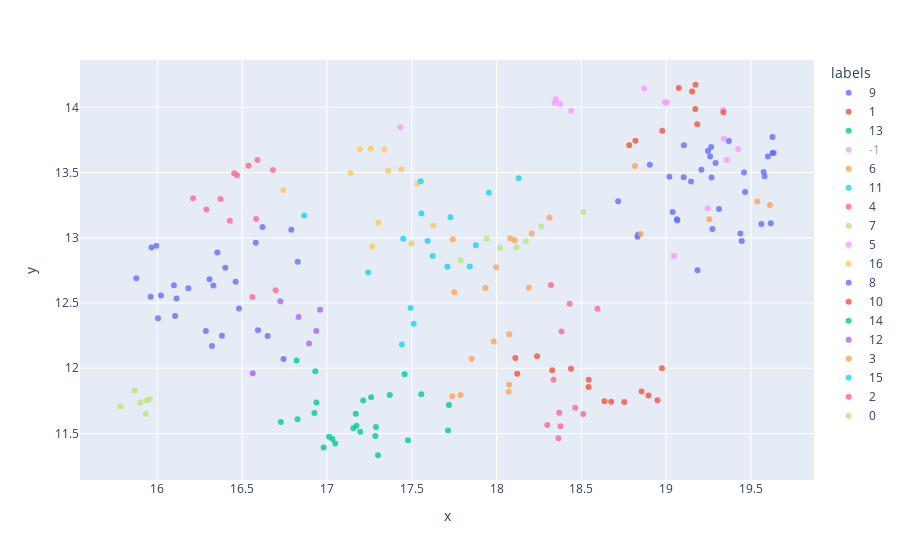

Notebook cell for this chart:
### Code cell
scatter_plot(two_weeks_res[7])

### Figure 1 — Plotly figure (JSON) as saved in the notebook; plotly's stock layout.template omitted (floating-point values rounded to 4 significant figures)
{"data": [{"customdata": [["2020-09-09"], ["2020-09-09"], ["2020-09-09"], ["2020-09-09"], ["2020-09-09"], ["2020-09-09"], ["2020-09-09"], ["2020-09-09"], ["2020-09-09"], ["2020-09-09"], ["2020-09-09"], ["2020-09-09"], ["2020-09-09"], ["2020-09-09"], ["2020-09-09"], ["2020-09-09"], ["2020-09-09"], ["2020-09-09"], ["2020-09-09"], ["2020-09-09"], ["2020-09-09"], ["2020-09-09"], ["2020-09-09"], ["2020-09-09"], ["2020-09-09"], ["2020-09-09"], ["2020-09-09"], ["2020-09-09"], ["2020-09-09"], ["2020-09-09"], ["2020-09-09"], ["2020-09-09"], ["2020-09-09"]], "hovertemplate": "<b>%{hovertext}</b><br><br>labels=9<br>x=%{x}<br>y=%{y}<br>created_at=%{customdata[0]}<extra></extra>", "hovertext": ["Werder Bremen: Für Dieter Burdenski ist Florian Kohfeldt kein fertiger Trainer  -Bundesliga -Bild.de", "DFB-Pokal: Klubs lassen Zuschauer rein - So viele Fans dürfen die Kracher sehen  -Fussball -Bild.de", "Saisonstart in Gefahr: Hoffenheim-Kapitän Hübner bricht Training ab *** BILDplus Inhalt ***  -Bundesliga -Bild.de", "Chemie-Leipzig--Sportchef Andy Müller: Wir sind ein unbequemer Gegner  -Fussball -Bild.de", "HFC ohne Doppelspitze - Schnorrenbergs Sturm-Strategie  -Fussball -Bild.de", "Hannover 96: Wird Fredrik Ulvestad der neue Sechser?  -2. Bundesliga -Bild.de", "3. Liga! Starke erklärt Wechsel: „Zwickau ist ein Neuanfang für mich“  -Fussball -Bild.de", "3.Liga: DFB-Pokal mit Magdeburg: Brünker: Überstunden fürs erste Tor  -3. Liga -Bild.de", "FC Carl Zeiss Jena: Jena-Sportchef Werner war Bremens Angstgegner  -Fussball -Bild.de", "3. Liga: Ingolstadt-Stürmer zum FSV! Zwickau leiht Wolfram aus  -Fussball -Bild.de", "Hannover 96 ist bei Wettanbietern Top-Favorit für den Aufstieg  -2. Bundesliga -Bild.de", "Fortuna Düsseldorf: Dawid Kownacki wankt nach Corona-Infek  -Bundesliga -Bild.de", "Fortuna Düsseldorf: Kenan Karaman trainiert allein  -Bundesliga -Bild.de", "HSV: Pokal in Dresden mit Simon Terodde, aber ohne Jan Gyamerah  -2. Bundesliga -Bild.de", "Mainz-Versprechen vor Pokal-Start: Havelse wird kein zweites Lautern!  -Bundesliga -Bild.de", "VfB Stuttgart: Noch kein Spiel, aber zwei Comebacks: Kämpfer Kempf!  -2. Bundesliga -Bild.de", "Lionel Messi: Superstar trainiert wieder mit dem FC Barcelo  -Fussball -Bild.de", "Vor dem Spiel beim KSC - Das sind Unions 5 Trümpfe im Pokal  -Bundesliga -Bild.de", "HSV: Von Käpt'n bis Kühne – Die vier heißen Fragen  -2. Bundesliga -Bild.de", "Erdogan zurück auf dem Platz: „Ab sofort zählt nur Preußen!“  -Fussball -Bild.de", "Hannover 96: Kingsley Schindler droht Pokal-Aus in Würzburg  -2. Bundesliga -Bild.de", "FC Bayern: Trainer Hansi Flick fordert Verstärkung für neue Saison!  -Bundesliga -Bild.de", "Cristiano Ronaldo: Portugal-Star vermisst es, ausgepfiffen zu werden  -Fussball -Bild.de", "Waldhof Mannheim - Boyamba der nächste Neue!  -Fussball -Bild.de", "Nach 100. Tor von CR7: So gratuliert ihm Fußball-Europa  -Fussball -Bild.de", "FC Bayern: Metallica gratuliert den Bayern zum Triple  -Bundesliga -Bild.de", "Rückpass-Klops – Hansa-Trainer Härtel: „Passiert so nicht noch mal“  -Fussball -Bild.de", "David Nemeth kommt aus Mattersburg: Das hat Mainz mit diesem Ösi vor!  -Bundesliga -Bild.de", "Luka Romero (15): Spanien kämpft um Argentinien-Talent  -Fussball -Bild.de", "VfB Stuttgart: Kein Geld für González-Ersatz: So plant der VfB jetz  -2. Bundesliga -Bild.de", "FC Oberneuland: Trikot-Boom bei Bremer Regionalligisten wegen Haris Ibrahimovic  -Fussball -Bild.de", "Ex-Hertha-Star Kalou spricht Klartext: Was Klinsmann  nicht kann *** BILDplus Inhalt ***  -Bundesliga -Bild.de", "FC St. Pauli: Das Ryo-Rätsel - Flitzer Miyiachi wird einfach nicht fit  -2. Bundesliga -Bild.de"], "legendgroup": "9", "marker": {"color": "#636efa", "opacity": 0.8, "symbol": "circle"}, "mode": "markers", "name": "9", "orientation": "v", "showlegend": true, "type": "scatter", "x": [19.62, 19.18, 19.57, 19.45, 19.21, 19.26, 19.46, 19.06, 19.56, 19.29, 18.83, 19.27, 19.1, 18.83, 19.04, 19.58, 19.37, 19.15, 19.07, 19.27, 18.72, 19.25, 19.63, 19.1, 19.63, 19.6, 19.44, 19.26, 19.63, 19.46, 18.9, 19.31, 19.02], "xaxis": "x", "y": [13.11, 12.75, 13.5, 12.97, 13.52, 13.7, 13.35, 13.14, 13.1, 13.57, 13.02, 13.07, 13.46, 13.01, 13.2, 13.47, 13.74, 13.43, 13.13, 13.46, 13.28, 13.67, 13.65, 13.71, 13.65, 13.62, 13.03, 13.62, 13.77, 13.5, 13.56, 13.22, 13.47], "yaxis": "y"}, {"customdata": [["2020-09-09"], ["2020-09-09"], ["2020-09-09"], ["2020-09-09"], ["2020-09-09"], ["2020-09-09"], ["2020-09-09"], ["2020-09-09"], ["2020-09-09"], ["2020-09-09"], ["2020-09-09"], ["2020-09-09"], ["2020-09-09"], ["2020-09-09"]], "hovertemplate": "<b>%{hovertext}</b><br><br>labels=1<br>x=%{x}<br>y=%{y}<br>created_at=%{customdata[0]}<extra></extra>", "hovertext": ["Das Sommerhaus der Stars: „Wir sind im Krankenhaus für Geisteskranke“  -TV -Bild.de", "BILD zeigt die Aufnahmen: Politiker-Enkel hat Sex bei „Love Island“! *** BILDplus Inhalt ***  -TV -Bild.de", "Laura Müller: Filter oder Filler? Das sagt der Beauty-Doc!  -Leute -Bild.de", "Ilka Petersen und ihr zuckersüßer Wecker - Baby Aurelia da!  -Hamburg -Bild.de", "Mandy Bork: Heidi Klums Vize-Topmodel hat geheiratet  -Leute -Bild.de", "„Kampf der Realitystars“-Finale: Cathy Hummels über Tops und Flops *** BILDplus Inhalt ***  -TV -Bild.de", "Kate Merlan: Ich will (Leih-)Mutter für schwules TV-Paar werden *** BILDplus Inhalt ***  -Leute -Bild.de", "Katie Holmes: Wen sie hier knutscht  -Leute -Bild.de", "„Sommerhaus der Stars“: Dieses Paar trennt sich noch in diesem Jahr! *** BILDplus Inhalt ***  -TV -Bild.de", "Sie soll arbeiten statt shoppen - Verlobter dreht Blanco Geldhahn zu  -Hamburg -Bild.de", "Trash-TV in Peine - Partner-Tipps von Berti Wollersheim  -Hannover -Bild.de", "Geld, Luxus-Uhr, Gold-Handy: Bordell-Besitzer von Bar-Dame beklaut  -Hamburg -Bild.de", "Eifersucht, Streit, Trennung - Tränenflut bei „Love Island“  -TV -Bild.de", "Kim kündigt Ende nach 14 Jahren an - Aus für „Keeping up with the Kardashians“  -Leute -Bild.de"], "legendgroup": "1", "marker": {"color": "#EF553B", "opacity": 0.8, "symbol": "circle"}, "mode": "markers", "name": "1", "orientation": "v", "showlegend": true, "type": "scatter", "x": [18.11, 18.64, 18.44, 18.24, 18.97, 18.9, 18.75, 18.68, 18.95, 18.54, 18.33, 18.12, 18.54, 18.85], "xaxis": "x", "y": [12.08, 11.75, 12.0, 12.09, 12.0, 11.79, 11.74, 11.74, 11.76, 11.91, 11.98, 11.96, 11.86, 11.82], "yaxis": "y"}, {"customdata": [["2020-09-09"], ["2020-09-09"], ["2020-09-09"], ["2020-09-09"], ["2020-09-09"], ["2020-09-09"], ["2020-09-09"], ["2020-09-09"], ["2020-09-09"], ["2020-09-09"], ["2020-09-09"], ["2020-09-09"]], "hovertemplate": "<b>%{hovertext}</b><br><br>labels=13<br>x=%{x}<br>y=%{y}<br>created_at=%{customdata[0]}<extra></extra>", "hovertext": ["Im Mutterleib Infiziert? - Mein Baby hat Corona-Antikörper! *** BILDplus Inhalt ***  -Bild.de", "Coronavirus in Schweden: Nur noch 13 Corona-Kranke auf Intensivstationen  -Politik Ausland -Bild.de", "Corona-Impfstoff-Schock! Können wir noch dieses Jahr geimpft werden? *** BILDplus Inhalt ***  -Politik Inland -Bild.de", "Corona: Reisewarnungen für Prag und Genf verhängt  -News Inland -Bild.de", "Neue Untersuchung: Wie sicher sind die Corona-Einreise-Tests wirklich?  -Gesundheit -Bild.de", "Corona-Impf-Studie gestoppt: Was genau bedeutet diese Unterbrechung? *** BILDplus Inhalt ***  -Ratgeber -Bild.de", "Nach Corona-Ausbruch: Justiz ermittelt wegen fahrlässiger Tötung  -Bremen -Bild.de", "Alles zur Pandemie im Norden - 35 neue Corona-Fälle in Hamburg  -Hamburg -Bild.de", "Für 160 Länder - Pauschale Reisewarnung wird aufgehoben  -Wirtschaft -Bild.de", "Pandemie : RKI und Gesundheitsämter suchen Mitarbeiter   -Politik -Bild.de", "Hypotonie: Deshalb sollten Sie auch mit niedrigem Blutdruck zum Arzt *** BILDplus Inhalt ***  -Ratgeber -Bild.de", "36 Schüler in Quarantäne - Corona-Chaos nach verspätetem Test-Ergebnis  -Hannover -Bild.de"], "legendgroup": "13", "marker": {"color": "#00cc96", "opacity": 0.8, "symbol": "circle"}, "mode": "markers", "name": "13", "orientation": "v", "showlegend": true, "type": "scatter", "x": [17.05, 16.98, 17.29, 16.73, 17.01, 17.2, 16.93, 16.83, 17.03, 16.94, 17.17, 16.93], "xaxis": "x", "y": [11.42, 11.39, 11.48, 11.59, 11.48, 11.51, 11.98, 11.61, 11.46, 11.74, 11.56, 11.66], "yaxis": "y"}, {"customdata": [["2020-09-09"], ["2020-09-09"], ["2020-09-09"], ["2020-09-09"], ["2020-09-09"], ["2020-09-09"], ["2020-09-09"], ["2020-09-09"], ["2020-09-09"], ["2020-09-09"], ["2020-09-09"], ["2020-09-09"], ["2020-09-09"], ["2020-09-09"], ["2020-09-09"], ["2020-09-09"], ["2020-09-09"], ["2020-09-09"], ["2020-09-09"], ["2020-09-09"], ["2020-09-09"], ["2020-09-09"], ["2020-09-09"], ["2020-09-09"], ["2020-09-09"]], "hovertemplate": "<b>%{hovertext}</b><br><br>labels=-1<br>x=%{x}<br>y=%{y}<br>created_at=%{customdata[0]}<extra></extra>", "hovertext": ["Beckenbauer über den Tod seines Sohnes: „Der größte Verlust in meinem Leben“ *** BILDplus Inhalt ***  -Bundesliga -Bild.de", "FC St. Pauli: Rodrigo Zalazar macht es beim Freistoß wie Ronaldo  -2. Bundesliga -Bild.de", "Boxen: Magdeburger bekommt WM-Kampf – Deines fordert K.o.-Riese heraus  -Boxen -Bild.de", "FC St. Pauli: Kein Bahnhof, große Ziele: So gefährlich ist Elversberg  -2. Bundesliga -Bild.de", "FCN: Radiolegende Günther Koch verlässt den Aufsichtsrat  -2. Bundesliga -Bild.de", "Erste Hilfe - MP Hans übt Herz-Druck-Massage  -Saarland -Bild.de", "Landtag Sachsen: Führungswechsel bei CDU-Fraktion  -Dresden -Bild.de", "Borussia Mönchengladbach: Edel-Fan vorm Stadion-Comeback  -Bundesliga -Bild.de", "Novak Djokovic: Ober-Schiri verrät, was ihn Djokovic fragte *** BILDplus Inhalt ***  -Sport-Mix -Bild.de", "München erlässt neue Verfügung - HIER gilt das neue Alkoholverbot  -München -Bild.de", "NFL: „Vollmer und Kuhn“-Show ist der Football-Podcast von BILD  -American Football -Bild.de", "Vor der Südküste Norwegens: Deutsches Kriegsschiff nach 80 Jahren gefunden  -News Ausland -Bild.de", "Brexit: „Das ist Müll“ – Schotten-Revolte gegen Boris Johnson  -Politik Ausland -Bild.de", "Kölner Fernbusfirma einigt sich mit Telekom : Pinkbus wird mehr lila  -Köln -Bild.de", "Zverevs Tennis-Schlacht bei US Open: Nach diesem Moment wurde alles anders  -Sport-Mix -Bild.de", "Zeugen des Halle-Attentats sagen aus - Gast schrie: „Raus hier, der erschießt uns sonst alle“  -Sachsen-Anhalt -Bild.de", "Bluttat in U-Boot - Peter Madsen gesteht Mord Journalistin Kim Wall  -News Ausland -Bild.de", "US Open: Ohne Weltranglistenpunkte ins Viertelfinale: das Wunder Pironkova  -Sport-Mix -Bild.de", "Um 11 Uhr heulen die Siren - Probealarm am Donnerstag in ganz Deutschland  -News Inland -Bild.de", "Böcklerpark löst Görlitzer Park ab: Berlins neuer Drogen-Hotspot  -Berlin -Bild.de", "Rikscha-Fahrer vor Gericht: 150 Euro Strafe für eine Flasche Bier  -München -Bild.de", "Euskirchen: Dieb klaut gegrillte Enten und Würstchen  -Köln -Bild.de", "Landes-Kampagne: Treckerfahrer Günther nimmt Corona auf die Schippe  -Hannover -Bild.de", "Tennis: Naomi Osaka ohne Mühe im Halbfinale der US Open  -Sport-Mix -Bild.de", "Bohr-Stopp vor Florida  - Donald, der Naturschützer!  -Politik Ausland -Bild.de"], "legendgroup": "-1", "marker": {"color": "#ab63fa", "opacity": 0.8, "symbol": "circle"}, "mode": "markers", "name": "-1", "orientation": "v", "showlegend": true, "type": "scatter", "visible": "legendonly", "x": [18.67, 19.52, 19.09, 18.09, 18.6, 17.51, 18.57, 18.9, 19.27, 17.17, 18.89, 17.91, 17.21, 17.77, 19.31, 16.99, 17.84, 19.4, 16.76, 17.18, 16.99, 17.3, 17.54, 19.34, 18.49], "xaxis": "x", "y": [14.03, 13.11, 13.77, 12.98, 13.76, 12.58, 13.39, 13.68, 13.4, 12.76, 12.8, 12.49, 13.41, 12.93, 13.42, 12.88, 12.55, 13.26, 11.98, 12.61, 13.47, 12.31, 12.24, 13.2, 13.18], "yaxis": "y"}, {"customdata": [["2020-09-09"], ["2020-09-09"], ["2020-09-09"], ["2020-09-09"], ["2020-09-09"], ["2020-09-09"], ["2020-09-09"], ["2020-09-09"], ["2020-09-09"], ["2020-09-09"], ["2020-09-09"], ["2020-09-09"], ["2020-09-09"], ["2020-09-09"]], "hovertemplate": "<b>%{hovertext}</b><br><br>labels=6<br>x=%{x}<br>y=%{y}<br>created_at=%{customdata[0]}<extra></extra>", "hovertext": ["BVB: 7 Spieler sind gesetzt! Die Startelf-Chancen der Dortmund-Stars *** BILDplus Inhalt ***  -Bundesliga -Bild.de", "Saarbrückens Uaferro - „Ich will meine Tochter stolz machen\"  -Fussball -Bild.de", "Frankfurter Bäder-Offensive: 40 Millionen Euro für Schwimmbäder  -Frankfurt -Bild.de", "Wahl-Saarländer Reiner Calmund: Fast wäre „Calli“ Musiker geworden  -Saarland -Bild.de", "Garzweiler II: Verfassungsbeschwerde – Bewohner wollen Tagebau stoppen  -Politik Inland -Bild.de", "Positionspapier präsentiert - CDU-Plan für die City-Zukunft  -Bremen -Bild.de", "Weil Verdi nicht mitspielt - VerkaufsZOFFene Sonntage  -Hannover -Bild.de", "OB Henriette Reker: „Klimaneutrales Köln will ich noch erleben“  -Köln -Bild.de", "Wetter in Deutschland: Hoch Kevin rockt das Thermometer auf 35 Grad  -News -Bild.de", "SGD: Dynamos Löwe heiß auf Saisonstart  -2. Bundesliga -Bild.de", "Luftnummer?: Schon 2025 sollen Flugtaxis über NRW fliegen  -Düsseldorf -Bild.de", "Weltraumbahnhof in der Nordsee: Die Kosten sind überschaubar  -Wirtschaft -Bild.de", "Mega-Murks im Industriegebiet - Hilferuf der Billbrook-Bosse  -Hamburg -Bild.de", "Düsseldorf: OB-Kandidat Stefan Engstfelds (Grüne) 10 wichtigste Wahlversprechen *** BILDplus Inhalt ***  -Düsseldorf -Bild.de"], "legendgroup": "6", "marker": {"color": "#FFA15A", "opacity": 0.8, "symbol": "circle"}, "mode": "markers", "name": "6", "orientation": "v", "showlegend": true, "type": "scatter", "x": [18.82, 19.61, 18.19, 19.54, 17.74, 18.0, 17.75, 18.21, 18.85, 19.25, 18.11, 18.08, 17.93, 18.31], "xaxis": "x", "y": [13.55, 13.25, 12.62, 13.28, 12.99, 12.77, 12.58, 13.03, 13.03, 13.14, 12.98, 13.0, 12.61, 13.15], "yaxis": "y"}, {"customdata": [["2020-09-09"], ["2020-09-09"], ["2020-09-09"], ["2020-09-09"], ["2020-09-09"], ["2020-09-09"], ["2020-09-09"], ["2020-09-09"], ["2020-09-09"]], "hovertemplate": "<b>%{hovertext}</b><br><br>labels=11<br>x=%{x}<br>y=%{y}<br>created_at=%{customdata[0]}<extra></extra>", "hovertext": ["SPD: Olaf Scholz wegen Cum-Ex-Skandal und Protz-Kita in Erklärungsnöten  -Politik Inland -Bild.de", "Von Warhol portraitiert: Kunst-Milliardär Erich Marx tot  -Leute -Bild.de", "Dresden: Jobcenter schreibt Totem, dass er tot ist  -Dresden -Bild.de", "Kandidat bedroht: Markkleeberg-Wahlkampf jetzt Fall für Staatsschutz!  -Leipzig -Bild.de", "Mieser Wahlkampf in Mönchengladbach - OB-Kandidat für tot erklärt! *** BILDplus Inhalt ***  -Düsseldorf -Bild.de", "CDU in Lennestadt musste zahlen: Corona-Bußgeld nach Reul-Besuch  -Düsseldorf -Bild.de", "BIG-Partei soll Stimmen für NRW-Wahl gekauft haben  -Politik Inland -Bild.de", "Nawalny-Rettung: Flug-Ambulanz-Chef erklärt die Rettung  -Nürnberg -Bild.de", "Guerilla-Kunst in Hamburg - Bronze-Mann erschreckt Autofahrer  -Hamburg -Bild.de"], "legendgroup": "11", "marker": {"color": "#19d3f3", "opacity": 0.8, "symbol": "circle"}, "mode": "markers", "name": "11", "orientation": "v", "showlegend": true, "type": "scatter", "x": [17.73, 18.13, 17.95, 17.24, 17.45, 16.87, 17.56, 17.88, 17.59], "xaxis": "x", "y": [13.16, 13.46, 13.34, 12.73, 12.99, 13.17, 13.19, 12.94, 12.98], "yaxis": "y"}, {"customdata": [["2020-09-09"], ["2020-09-09"], ["2020-09-09"], ["2020-09-09"], ["2020-09-09"], ["2020-09-09"], ["2020-09-09"], ["2020-09-09"], ["2020-09-09"], ["2020-09-09"], ["2020-09-09"]], "hovertemplate": "<b>%{hovertext}</b><br><br>labels=4<br>x=%{x}<br>y=%{y}<br>created_at=%{customdata[0]}<extra></extra>", "hovertext": ["Neu auf Netflix: „I'm Thinking of Ending Things“  -Kino -Bild.de", "Neu auf Sky: „Briarpatch – Texas Kills“: „Fargo“-Fans einschalten!  -Kino -Bild.de", "Neu auf Disney+: „Der einzig wahre Ivan“: Falsche Tierliebe tut weh  -Kino -Bild.de", "Gefeuert! - Diese Stars waren ihre großen Kinorollen ganz schnell los *** BILDplus Inhalt ***  -Kino -Bild.de", "Neue Netflix-Serie „Ratched“ kommt mit queerem Star-Aufgebot  -Bild.de", "Amazon Prime Day: Wann es losgeht und wie man Schnäppchen macht   -Ratgeber -Bild.de", "Erfindung aus Nürnberg - Frischer Salat aus dem Automaten  -Nürnberg -Bild.de", "Frankfurt: Live und im Internet – Badesalz macht eigene Radioshow.  -Frankfurt -Bild.de", "Das wird großes Kino! - Stars & Streifen beim Filmfest  -Hamburg -Bild.de", "Historische Reform - Oscar wird endlich farbenblind  -Kino -Bild.de", "„Joko und Klaas gegen Pro Sieben“ - Joko, mit wem knutschst du da?“  -TV -Bild.de"], "legendgroup": "4", "marker": {"color": "#FF6692", "opacity": 0.8, "symbol": "circle"}, "mode": "markers", "name": "4", "orientation": "v", "showlegend": true, "type": "scatter", "x": [18.36, 18.3, 18.38, 18.37, 18.51, 18.59, 18.32, 18.38, 18.34, 18.46, 18.43], "xaxis": "x", "y": [11.46, 11.56, 11.56, 11.66, 11.65, 12.46, 12.64, 12.28, 11.91, 11.7, 12.49], "yaxis": "y"}, {"customdata": [["2020-09-09"], ["2020-09-09"], ["2020-09-09"], ["2020-09-09"], ["2020-09-09"], ["2020-09-09"]], "hovertemplate": "<b>%{hovertext}</b><br><br>labels=7<br>x=%{x}<br>y=%{y}<br>created_at=%{customdata[0]}<extra></extra>", "hovertext": ["Post von Wagner - Betrifft: Verzweiflung  -Politik -Bild.de", "Moria: Zweites Feuer im Flüchtlingscamp ausgebrochen – Tausende fliehen!  -News Ausland -Bild.de", "Protest in Leipzig: Hunderte demonstrieren für Flüchtlinge  -Leipzig -Bild.de", "Zeuge berichtet von der Horror-Nacht von Lesbos - „In Moria gibt’s kein Leben mehr“  -Politik Ausland -Bild.de", "Brand in Moria: Erste Politiker fordern: Holt die Flüchtlinge nach Deutschland!  -Politik Ausland -Bild.de", "Auf der Griechischen Insel Lesbos - Flüchtlings-Hölle in Flammen - Brandstiftung?  -Politik Ausland -Bild.de"], "legendgroup": "7", "marker": {"color": "#B6E880", "opacity": 0.8, "symbol": "circle"}, "mode": "markers", "name": "7", "orientation": "v", "showlegend": true, "type": "scatter", "x": [15.93, 15.9, 15.87, 15.78, 15.95, 15.94], "xaxis": "x", "y": [11.65, 11.74, 11.83, 11.71, 11.76, 11.75], "yaxis": "y"}, {"customdata": [["2020-09-09"], ["2020-09-09"], ["2020-09-09"], ["2020-09-09"], ["2020-09-09"], ["2020-09-09"], ["2020-09-09"], ["2020-09-09"], ["2020-09-09"], ["2020-09-09"], ["2020-09-09"], ["2020-09-09"], ["2020-09-09"], ["2020-09-09"]], "hovertemplate": "<b>%{hovertext}</b><br><br>labels=5<br>x=%{x}<br>y=%{y}<br>created_at=%{customdata[0]}<extra></extra>", "hovertext": ["Kommentar: Sind wir noch die Auto-Nation?  -Politik -Bild.de", "Formel 1: Perez weg! Platz bei Racing Point für Sebastian Vettel frei  -Formel 1 -Bild.de", "NFL: Superstar jetzt bei Tampa Bay – Tom Brady muss für den Titel alles neu lernen  -American Football -Bild.de", "NFL: Das Playbook – BILD erklärt die Taktik-Bibel der Football-Teams  -American Football -Bild.de", "Tour de France: 2. Platz aberkannt! Wieder Ärger um Rambo Sagan  -Radsport -Bild.de", "Formel 1: Mick Schumacher fährt in Mugello den F2004 von Michael  -Formel 1 -Bild.de", "Surfen: Windsurf-Idol Naish - „Besseres Sexleben? Treibe Sport!“ *** BILDplus Inhalt ***  -Bild.de", " Opel Zafira-e Life - Wie gut ist der E-Bulli von Opel? *** BILDplus Inhalt ***  -Auto-Test -Bild.de", "NFL: Strafen bei Manipulation der Stadion-Atmosphäre  -American Football -Bild.de", "Tesla-Aktie bricht ein - So viel Kohle hat Elon Musk verloren  -Wirtschaft -Bild.de", "Das Geheimnis der Rettung - Dienstwagen von Roy Black gefunden! *** BILDplus Inhalt ***  -Bild.de", "NBA: Dennis Schröder bekommt neuen Coach bei Oklahoma City Thunder  -US-Sport -Bild.de", "Beim Playoff-Sieg gegen Houston - Nächster Rekord für LeBron James  -US-Sport -Bild.de", "Starkstrom-Schlag für Elon Musk - Tesla Wert um 80 Milliarden Dollar eingebrochen!  -Wirtschaft -Bild.de"], "legendgroup": "5", "marker": {"color": "#FF97FF", "opacity": 0.8, "symbol": "circle"}, "mode": "markers", "name": "5", "orientation": "v", "showlegend": true, "type": "scatter", "x": [18.35, 18.87, 19.36, 19.24, 18.99, 19.0, 19.34, 18.38, 19.05, 18.44, 17.43, 19.34, 19.42, 18.34], "xaxis": "x", "y": [14.06, 14.15, 13.6, 13.23, 14.04, 14.04, 13.76, 14.02, 12.86, 13.97, 13.85, 13.98, 13.68, 14.03], "yaxis": "y"}, {"customdata": [["2020-09-09"], ["2020-09-09"], ["2020-09-09"], ["2020-09-09"], ["2020-09-09"], ["2020-09-09"], ["2020-09-09"], ["2020-09-09"], ["2020-09-09"], ["2020-09-09"], ["2020-09-09"], ["2020-09-09"]], "hovertemplate": "<b>%{hovertext}</b><br><br>labels=16<br>x=%{x}<br>y=%{y}<br>created_at=%{customdata[0]}<extra></extra>", "hovertext": ["Psycho-Prinz auf freiem Fuß: An diese Auflagen muss er sich halten! *** BILDplus Inhalt ***  -Royals -Bild.de", "Totraser-Prozess in Würzburg: Angeklagter schweigt weiter  -Nürnberg -Bild.de", "Kieler Landgericht - Junge Mutter erwürgt  -Hamburg -Bild.de", "Ernst August gefährlich? Seine Waffen musste der Prinz bereits abgeben *** BILDplus Inhalt ***  -Royals -Bild.de", "Gegen Auflagen entlassen - Prinz Ernst August wieder frei  -News -Bild.de", "Flughafen Baden-Baden - Hier wird Polizistenmörder Matic abgeschoben *** BILDplus Inhalt ***  -München -Bild.de", "„Tiger King“-Star fleht um Trumps Hilfe: „Ich wurde sexuell missbraucht“  -Bild.de", "Bielefeld: Fleischer soll Freundin totgeprügelt haben – Prozess  -Ruhrgebiet -Bild.de", "VW: Betrugsprozess gegen Ex-Chef Winterkorn kommt  -Politik -Bild.de", "Köln: DSDS-Kandidat Mike Müller wegen versuchten Totschlags vor Gericht  -Köln -Bild.de", "Prinz Ernst August wird Haftrichterin vorgeführt: Schicksalhafter Tag *** BILDplus Inhalt ***  -Leute -Bild.de", "25 Jahre im Knast - Polizistenmörder Matic aus München wird abgeschoben *** BILDplus Inhalt ***  -München -Bild.de"], "legendgroup": "16", "marker": {"color": "#FECB52", "opacity": 0.8, "symbol": "circle"}, "mode": "markers", "name": "16", "orientation": "v", "showlegend": true, "type": "scatter", "x": [17.44, 17.53, 17.5, 17.19, 17.34, 16.74, 17.63, 17.27, 17.36, 17.3, 17.26, 17.14], "xaxis": "x", "y": [13.53, 13.42, 12.96, 13.68, 13.68, 13.37, 13.09, 12.94, 13.51, 13.12, 13.68, 13.5], "yaxis": "y"}, {"customdata": [["2020-09-09"], ["2020-09-09"], ["2020-09-09"], ["2020-09-09"], ["2020-09-09"], ["2020-09-09"], ["2020-09-09"], ["2020-09-09"], ["2020-09-09"], ["2020-09-09"], ["2020-09-09"], ["2020-09-09"], ["2020-09-09"], ["2020-09-09"], ["2020-09-09"], ["2020-09-09"], ["2020-09-09"], ["2020-09-09"], ["2020-09-09"], ["2020-09-09"], ["2020-09-09"], ["2020-09-09"], ["2020-09-09"], ["2020-09-09"], ["2020-09-09"], ["2020-09-09"]], "hovertemplate": "<b>%{hovertext}</b><br><br>labels=8<br>x=%{x}<br>y=%{y}<br>created_at=%{customdata[0]}<extra></extra>", "hovertext": ["Darmstadt: Razzia gegen organisierte Schwarzarbeit  -Frankfurt -Bild.de", "Leipzig: Hund Lotta beim Einkaufen entführt!  -Leipzig -Bild.de", "Leipzig: Linksextreme „eiskalt und professionell“  -Leipzig -Bild.de", "Leipzigs Arndtstraße soll Arndtstraße bleiben  -Leipzig -Bild.de", "Deutscher Fußball Bund (DFB): Hacker-Angriff - Schon wieder!  -Fussball -Bild.de", "Saarbrücken: Polizei zapft immer öfter Telefone an  -Saarland -Bild.de", "Dresden: Steinmeier verurteilt linksextreme Ausschreitungen in Leipzig  -Dresden -Bild.de", "Saarbrücken: Ermittlungen wegen Burschenschaftstreit  -Saarland -Bild.de", "Polizei-Hubschrauber über Ginnheim - Mann (21) niedergestochen  -Frankfurt -Bild.de", "Frankfurt: Polizei sucht Zeugen: Wer erkennt diesen Kiosk-Räuber?  -Frankfurt -Bild.de", "Münchner versuchten noch, ihn zu retten: Mann ertrinkt in Isar  -München -Bild.de", "Mieter hortete offenbar Chemikalien - Bombenalarm in Dortmund!  -Ruhrgebiet -Bild.de", "Heidenau bei Dresden - Vier Verletze bei Feuer im Plattenbau  -Dresden -Bild.de", "Homburg: 20000 Euro Schaden: Schaustellerwagen abgefackelt  -Saarland -Bild.de", "Eintracht gegen Darmstadt 98 - Razzia nach Fußball-Massenschlägerei  -Frankfurt -Bild.de", "Corona-Sofortprogramm - 133 Mal Betrugsverdacht in RLP  -Frankfurt -Bild.de", "Steinwürfe auf Einsatzkräfte - 7 Festnahmen nach Dietzenbach-Attacke  -Frankfurt -Bild.de", "Zeugen gesucht - Kripo ermittelt nach Mordversuch  -Bremen -Bild.de", "SEK stürmt Wohnung - Trio soll Drogen in E-Zigaretten-Kapseln gefüllt haben  -Ruhrgebiet -Bild.de", "Spezialkräfte im Einsatz - Schüsse in Bremer Wohnsiedlung  -Bremen -Bild.de", "Gewalt-Eskalation in Bremen: Stichverletzung nach hitzigem Streit  -Bremen -Bild.de", "Dresden: Jugendlicher raubte Taxifahrer mit Pistole aus  -Dresden -Bild.de", "Polizeieinsatz in Waiblingen - Mann verbarrikadiert sich auf Dach  -Stuttgart -Bild.de", "Mord in Magdeburg - Wo ist die Tatwaffe, mit der die Lehrerin getötet wurde?  -Sachsen-Anhalt -Bild.de", "Schock in Zweifamilienhaus - Vier Verletzte nach Explosion in Dachgeschoss  -Frankfurt -Bild.de", "Leipzig: Mann mit Messer am Hauptbahnhof attackiert  -Leipzig -Bild.de"], "legendgroup": "8", "marker": {"color": "#636efa", "opacity": 0.8, "symbol": "circle"}, "mode": "markers", "name": "8", "orientation": "v", "showlegend": true, "type": "scatter", "x": [15.96, 16.74, 16.38, 16.59, 16.0, 16.11, 16.48, 16.62, 15.97, 15.99, 16.79, 16.18, 16.29, 16.58, 15.88, 16.32, 16.02, 16.4, 16.1, 16.31, 16.33, 16.83, 16.35, 16.65, 16.1, 16.46], "xaxis": "x", "y": [12.55, 12.07, 12.25, 12.29, 12.38, 12.53, 12.46, 13.08, 12.93, 12.94, 13.06, 12.61, 12.29, 12.96, 12.69, 12.17, 12.56, 12.77, 12.64, 12.68, 12.63, 12.82, 12.89, 12.25, 12.4, 12.66], "yaxis": "y"}, {"customdata": [["2020-09-09"], ["2020-09-09"], ["2020-09-09"], ["2020-09-09"], ["2020-09-09"], ["2020-09-09"], ["2020-09-09"], ["2020-09-09"], ["2020-09-09"]], "hovertemplate": "<b>%{hovertext}</b><br><br>labels=10<br>x=%{x}<br>y=%{y}<br>created_at=%{customdata[0]}<extra></extra>", "hovertext": ["Leipzig kauft nach 12 Spielen: Was hinter der Angeliño-Klausel steckt  -Bundesliga -Bild.de", "HSV: Brust-Frust hat ein Ende – Im Pokal mit neuem Sponsor  -2. Bundesliga -Bild.de", "Brunos Millionen-Dilemma - Kasse voll, aber keine Spieler auf dem Markt  -Bundesliga -Bild.de", "Eintracht Frankfurt: Mehr als 10 000 Fans beim Bundesliga-Start? *** BILDplus Inhalt ***  -Bundesliga -Bild.de", "Bayern München: Ivan Perisic spielt wieder für Inter Mailand  -Bundesliga -Bild.de", "Werder Bremen: Kohleverzicht? Clemens Fritz drängt auf Einigung  -Bundesliga -Bild.de", "FC Bayern: Kommt Thiago nach München zurück? Mit Liverpool einig  -Bundesliga -Bild.de", "Ex-Bayern-Trainer Niko Kovac: Warum ich nicht neidisch auf Hansi Flick bin *** BILDplus Inhalt ***  -Fussball -Bild.de", "FC Bayern München: Darum stockt der Vertrags-Poker mit David Alaba wirklich *** BILDplus Inhalt ***  -Bundesliga -Bild.de"], "legendgroup": "10", "marker": {"color": "#EF553B", "opacity": 0.8, "symbol": "circle"}, "mode": "markers", "name": "10", "orientation": "v", "showlegend": true, "type": "scatter", "x": [19.07, 18.78, 19.18, 18.82, 19.17, 18.98, 19.17, 19.34, 19.15], "xaxis": "x", "y": [14.15, 13.71, 13.87, 13.74, 13.99, 13.82, 14.17, 13.96, 14.12], "yaxis": "y"}, {"customdata": [["2020-09-09"], ["2020-09-09"], ["2020-09-09"], ["2020-09-09"], ["2020-09-09"], ["2020-09-09"], ["2020-09-09"], ["2020-09-09"], ["2020-09-09"], ["2020-09-09"], ["2020-09-09"], ["2020-09-09"], ["2020-09-09"]], "hovertemplate": "<b>%{hovertext}</b><br><br>labels=14<br>x=%{x}<br>y=%{y}<br>created_at=%{customdata[0]}<extra></extra>", "hovertext": ["Brandenburg: Verdacht auf Afrikanische Schweinepest  -News -Bild.de", "Archäologie in Sachsen-Anhalt: Ringheiligtümer hatten Vorgängerbauten  -Sachsen-Anhalt -Bild.de", "Acht Tiere getötet: Dritter Wolfs-Angriff auf Schafsherde  -Hannover -Bild.de", "Löwenbaby Lea sollte verkauft werden: Das miese Geschäft mit den Exoten *** BILDplus Inhalt ***  -News Inland -Bild.de", "Deutschland geht international voran: Kükentöten soll ab Ende 2021verboten sein  -Politik Inland -Bild.de", "Nach Autocrash aufgepäppelt: Löwen-Baby Leas erste Nacht im Zoo  -News Inland -Bild.de", "Sonderermittlerin: Jugendamt Hameln machte schwere Fehler im Fall Lügde  -Ruhrgebiet -Bild.de", "Krokodil an der Unstrut gesichtet: Lockt es dieses Hähnchen heraus?  -Thüringen -Bild.de", "Mit grober Gewalt: Diebe klauen Dinosaurier aus Museum in Denkendorf  -München -Bild.de", "Fossil „Udo“ - Forscher setzen Grabungen in Allgäuer Tongrube fort  -Stuttgart -Bild.de", "Krokodile: 25 Krokos werden in Sachsen-Anhalt privat gehalten  -Sachsen-Anhalt -Bild.de", "Herten: Fledermaus an Baum gebunden!  -Ruhrgebiet -Bild.de", "Essen: Hundebaby an Papiercontainer ausgesetzt  -Ruhrgebiet -Bild.de"], "legendgroup": "14", "marker": {"color": "#00cc96", "opacity": 0.8, "symbol": "circle"}, "mode": "markers", "name": "14", "orientation": "v", "showlegend": true, "type": "scatter", "x": [17.16, 17.56, 17.21, 17.48, 17.3, 17.71, 16.82, 17.29, 17.46, 17.72, 17.17, 17.37, 17.26], "xaxis": "x", "y": [11.54, 11.8, 11.75, 11.45, 11.33, 11.52, 12.06, 11.55, 11.95, 11.72, 11.65, 11.8, 11.78], "yaxis": "y"}, {"customdata": [["2020-09-09"], ["2020-09-09"], ["2020-09-09"], ["2020-09-09"], ["2020-09-09"], ["2020-09-09"]], "hovertemplate": "<b>%{hovertext}</b><br><br>labels=12<br>x=%{x}<br>y=%{y}<br>created_at=%{customdata[0]}<extra></extra>", "hovertext": ["Corona-Lockdown: 80 Prozent der Schulen nutzten Online-Unterricht  -Saarland -Bild.de", "Verbraucherschützer in Sorge - Darum ist die ominöse Schufa-Datenbank so brisant *** BILDplus Inhalt ***  -Bild.de", "Bayern: 95 Prozent der Schulen haben schnelles Internet  -München -Bild.de", "Wegen Corona-Pandemie: Frauenhäuser in Stuttgart haben keine Plätze  -Stuttgart -Bild.de", "Erster Tag mit Maske: Minister helfen Kindern in München in die Schule  -München -Bild.de", "Maskenpflicht: Schule in Ludwigsburg erntet Shitstorm für Porträtbilder  -Stuttgart -Bild.de"], "legendgroup": "12", "marker": {"color": "#ab63fa", "opacity": 0.8, "symbol": "circle"}, "mode": "markers", "name": "12", "orientation": "v", "showlegend": true, "type": "scatter", "x": [16.96, 16.73, 16.83, 16.56, 16.94, 16.89], "xaxis": "x", "y": [12.45, 12.51, 12.39, 11.96, 12.29, 12.19], "yaxis": "y"}, {"customdata": [["2020-09-09"], ["2020-09-09"], ["2020-09-09"], ["2020-09-09"], ["2020-09-09"], ["2020-09-09"], ["2020-09-09"]], "hovertemplate": "<b>%{hovertext}</b><br><br>labels=3<br>x=%{x}<br>y=%{y}<br>created_at=%{customdata[0]}<extra></extra>", "hovertext": ["Schausteller leiden unter Corona-Verboten: Freizeitparks auf Zeit  -Köln -Bild.de", "Mainz: Wegen Corona: Fastnacht wohl ohne Umzüge und Sitzungen  -Frankfurt -Bild.de", "Sportwetten: So tricksen Sie die Wettsteuer aus *** BILDplus Inhalt ***  -Bild.de", "Corona-Sofort-Hilfen: Wann muss ich das Geld zurückzahlen? *** BILDplus Inhalt ***  -Ratgeber -Bild.de", "Wegen Corona: Lindenberg will Schutzschirm für Musik-Branche  -Leute -Bild.de", "Ina Colada in der Corona-Krise: Job als Zahnarzt-Helferin gesucht! *** BILDplus Inhalt ***  -Ruhrgebiet -Bild.de", "Fünfte Jahreszeit ohne Alkohol: Aus für Eiswette, Freimarkt kommt in klein  -Bremen -Bild.de"], "legendgroup": "3", "marker": {"color": "#FFA15A", "opacity": 0.8, "symbol": "circle"}, "mode": "markers", "name": "3", "orientation": "v", "showlegend": true, "type": "scatter", "x": [18.07, 17.85, 17.79, 17.74, 18.07, 18.07, 17.98], "xaxis": "x", "y": [11.87, 12.07, 11.8, 11.79, 12.26, 11.82, 12.2], "yaxis": "y"}, {"customdata": [["2020-09-09"], ["2020-09-09"], ["2020-09-09"], ["2020-09-09"], ["2020-09-09"], ["2020-09-09"], ["2020-09-09"]], "hovertemplate": "<b>%{hovertext}</b><br><br>labels=15<br>x=%{x}<br>y=%{y}<br>created_at=%{customdata[0]}<extra></extra>", "hovertext": ["Süchtig wie Capital Bra: Meine Freundin starb an Tilidin *** BILDplus Inhalt ***  -Leute -Bild.de", "Trump: Ich habe Corona absichtlich runtergespielt  -Politik Ausland -Bild.de", "Corona: Berlusconi kämpft gegen „diese höllische Krankheit“  -Politik Ausland -Bild.de", "Tödlicher Unfall und Krebs-Schock für Star-Koch Alexander Herrmann - Schicksalsschläge haben mich stark gemacht  -Leute -Bild.de", "Tilidin: Wie gefährlich ist die Modedroge? *** BILDplus Inhalt ***  -Ratgeber -Bild.de", "USA: Polizei schießt autistischen Jungen nieder  -News Ausland -Bild.de", "Capital Bra war süchtig nach Schmerzmittel Tilidin: „Wie ein vercrackter Junkie“  -Leute -Bild.de"], "legendgroup": "15", "marker": {"color": "#19d3f3", "opacity": 0.8, "symbol": "circle"}, "mode": "markers", "name": "15", "orientation": "v", "showlegend": true, "type": "scatter", "x": [17.84, 17.51, 17.44, 17.55, 17.62, 17.49, 17.71], "xaxis": "x", "y": [12.78, 12.34, 12.18, 13.43, 12.86, 12.46, 12.78], "yaxis": "y"}, {"customdata": [["2020-09-09"], ["2020-09-09"], ["2020-09-09"], ["2020-09-09"], ["2020-09-09"], ["2020-09-09"], ["2020-09-09"], ["2020-09-09"], ["2020-09-09"], ["2020-09-09"], ["2020-09-09"], ["2020-09-09"]], "hovertemplate": "<b>%{hovertext}</b><br><br>labels=2<br>x=%{x}<br>y=%{y}<br>created_at=%{customdata[0]}<extra></extra>", "hovertext": ["Rosbach: Auf Gegenfahrbahn geraten: Motorradfahrer tödlich verunglückt  -Frankfurt -Bild.de", "Münster/Hannover: Volltrunkene Frauen (72, 75) aus ICE geholt  -Ruhrgebiet -Bild.de", "Alltagsfrage - Müssen Radfahrer am Zebrastreifen absteigen?  -Ratgeber -Bild.de", "Unfall in Hilden: 510-PS-Flitzer kracht gegen Baum  -Düsseldorf -Bild.de", "Unfall auf der B 70 bei Völlenerfehn - Polizei prüft erste Hinweise auf Totraser  -Bremen -Bild.de", "Polizei-Einsatz im ICE - Betrunkene Rentnerinnen blockieren Gang  -Hannover -Bild.de", "Unfall in Kempten: Bustüre klemmt Kopf von Frau (30) ein  -München -Bild.de", "Zeugen gesucht - Fahrerflucht in Hamburg-Horn  -Hamburg -Bild.de", "Wilnsdorf: Autofahrerin (77) stirbt bei Frontalcrash mit Linienbus  -Ruhrgebiet -Bild.de", "Lkw-Attacke von Limburg: Amok-Fahrer im Ballack-Trikot vor Gericht *** BILDplus Inhalt ***  -Frankfurt -Bild.de", "Unfall auf B 100: Mann will überholen und fährt frontal in Lkw  -Sachsen-Anhalt -Bild.de", "Omar A. kaperte Lkw: Prozess um Limburger Amok-Fahrt mit 18 Verletzten *** BILDplus Inhalt ***  -Frankfurt -Bild.de"], "legendgroup": "2", "marker": {"color": "#FF6692", "opacity": 0.8, "symbol": "circle"}, "mode": "markers", "name": "2", "orientation": "v", "showlegend": true, "type": "scatter", "x": [16.21, 16.7, 16.54, 16.47, 16.58, 16.56, 16.43, 16.37, 16.29, 16.45, 16.59, 16.68], "xaxis": "x", "y": [13.3, 12.6, 13.55, 13.48, 13.14, 12.55, 13.13, 13.3, 13.22, 13.49, 13.6, 13.52], "yaxis": "y"}, {"customdata": [["2020-09-09"], ["2020-09-09"], ["2020-09-09"], ["2020-09-09"], ["2020-09-09"], ["2020-09-09"], ["2020-09-09"]], "hovertemplate": "<b>%{hovertext}</b><br><br>labels=0<br>x=%{x}<br>y=%{y}<br>created_at=%{customdata[0]}<extra></extra>", "hovertext": ["Trump für den Friedensnobelpreis nominiert!  -Politik Ausland -Bild.de", "Prozess gegen 30-Jährige - ISIS-Mutter kommt mit Bewährung davon  -Hamburg -Bild.de", "Fünf freie Russen fordern - Stoppt Putins Nord Stream 2!  -Politik Ausland -Bild.de", "„Wie viele müssen noch sterben?“: Litwinenko-Witwe fordert Ende der Geschäfte mit Putin *** BILDplus Inhalt ***  -Politik Ausland -Bild.de", "Einen Monat nach Weißrussland-Wahl: Erst waren die Männer weg, jetzt die Frauen  -Politik Ausland -Bild.de", "Weißrusslands Oppositionsführerin: Maria Kalesnikava sitzt im Gefängnis!  -Politik Ausland -Bild.de", "Nawalny-Verbündeter - Chemie-Anschlag auf Büro eines weiteren Putin-Kritikers  -Politik Ausland -Bild.de"], "legendgroup": "0", "marker": {"color": "#B6E880", "opacity": 0.8, "symbol": "circle"}, "mode": "markers", "name": "0", "orientation": "v", "showlegend": true, "type": "scatter", "x": [18.51, 17.94, 18.17, 18.12, 18.26, 18.02, 17.79], "xaxis": "x", "y": [13.2, 12.99, 12.97, 12.93, 13.09, 12.92, 12.83], "yaxis": "y"}], "layout": {"autosize": true, "legend": {"title": {"text": "labels"}, "tracegroupgap": 0}, "margin": {"t": 60}, "xaxis": {"anchor": "y", "autorange": true, "domain": [0, 1], "range": [15.55, 19.86], "title": {"text": "x"}, "type": "linear"}, "yaxis": {"anchor": "x", "autorange": true, "domain": [0, 1], "range": [11.16, 14.35], "title": {"text": "y"}, "type": "linear"}}}
